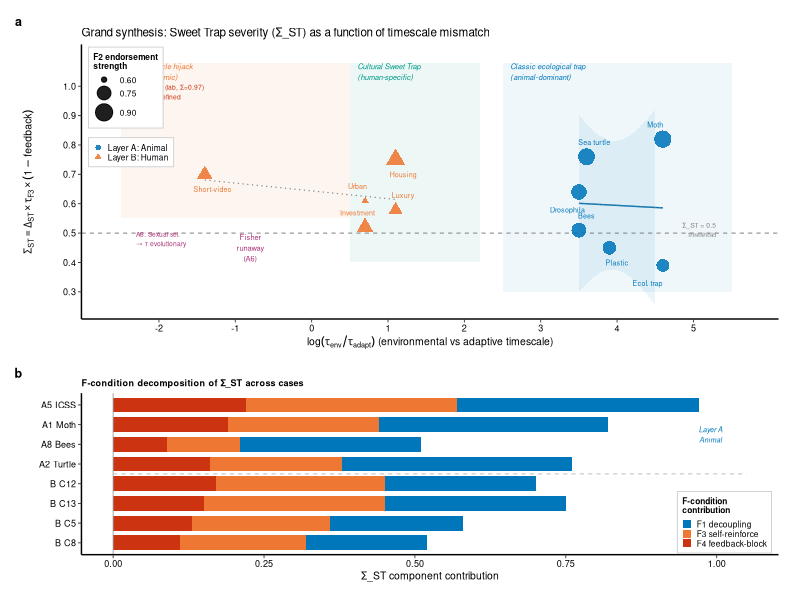
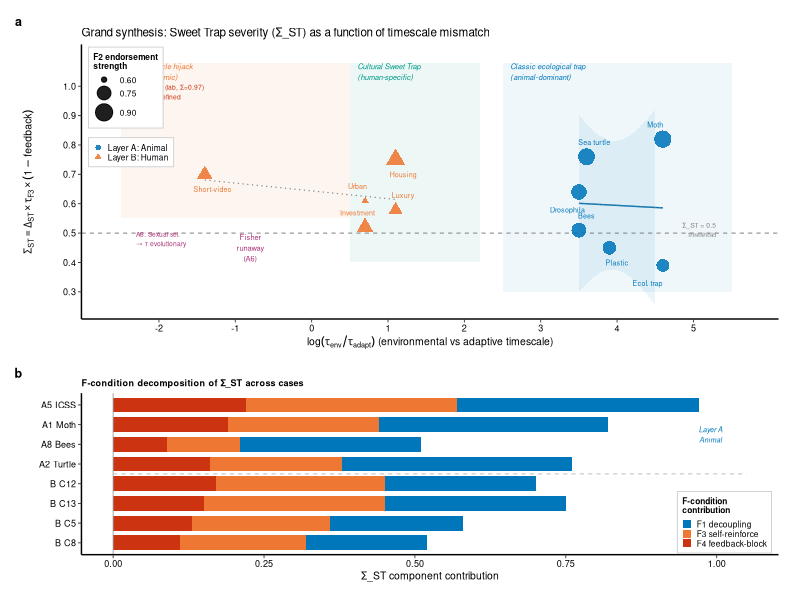

Generate these figures, in order, with R:
## ============================================================
## Figure 5 — Grand Synthesis Map
## All 8 animal + 5 human Layer B cases in a 2D conceptual space
## Axes: log(tau_env / tau_adapt) × Sigma_ST (severity)
## Shaded regions: ecological trap / mismatch / variable-ratio / Sweet Trap
## Full-width 180 mm, single panel with rich annotation
## ============================================================

library(ggplot2)
library(patchwork)
library(dplyr)

## ---- Style ----
nature_theme <- function() {
  theme_classic(base_size = 7, base_family = "Helvetica") +
    theme(
      axis.line        = element_line(linewidth = 0.5, colour = "black"),
      axis.ticks       = element_line(linewidth = 0.3),
      axis.ticks.length = unit(2.5, "pt"),
      axis.text        = element_text(size = 6.5, colour = "black"),
      axis.title       = element_text(size = 7.5, colour = "black", face = "bold"),
      legend.text      = element_text(size = 6),
      legend.title     = element_text(size = 6, face = "bold"),
      legend.key.size  = unit(7, "pt"),
      panel.grid       = element_blank(),
      plot.tag         = element_text(size = 9, face = "bold", family = "Helvetica"),
      plot.margin      = margin(5, 10, 5, 5, "pt")
    )
}

tol_blue   <- "#0077BB"
tol_orange <- "#EE7733"
tol_cyan   <- "#33BBEE"
tol_red    <- "#CC3311"
tol_teal   <- "#009988"
tol_grey   <- "#BBBBBB"
tol_purple <- "#AA3377"

## ============================================================
## DATA
## Layer A: uses tau data from layer_A §3.4; Sigma_ST ≈ Delta_ST × tau_F3
## For Layer A: Sigma_ST approximated as Delta_ST × F3_strength_index
## F3 strength: M4=1.0, M1_habit=0.9, M1+M2=0.7, M2+M3_genetic=0.8
## Layer B: tau_env/tau_adapt derived from C-findings; Sigma_ST from empirical estimates
## ============================================================

## Note: log_tau for Layer B is conceptual estimate of how fast relative to adaptation
## C5 Luxury: cultural timescale ~30yr / cultural update ~10yr → log_tau ~ 1.1
## C13 Housing: policy timescale ~15yr / household FE lag ~5yr → log_tau ~ 1.1
## C8 Investment: market cycle ~2yr / habit update ~1yr → log_tau ~ 0.7
## C12 Short-video: algorithm cycle ~0.5yr / neural adaptation ~2yr → log_tau ~ -1.4
## D1 Urban: urbanisation ~30yr / cohort update ~15yr → log_tau ~ 0.7
## All are conceptual estimates; exact values require Layer B temporal analysis

all_cases_df <- data.frame(
  case_id    = c(
    "A1: Moth", "A2: Sea turtle", "A3: Plastic", "A4: Drosophila",
    "A5: ICSS rat", "A6: Sexual sel.", "A7: Ecol. trap", "A8: Bees",
    "B_C5: Luxury", "B_C13: Housing", "B_C8: Investment", "B_C12: Short-video",
    "B_D1: Urban"
  ),
  layer      = c(rep("Layer A: Animal", 8), rep("Layer B: Human", 5)),
  log_tau    = c(4.6, 3.6, 3.9, 3.5, NA, NA, 4.6, 3.5,
                 1.1, 1.1, 0.7, -1.4, 0.7),   ## NA for lab-endogenous cases
  delta_st   = c(0.82, 0.76, 0.64, 0.71, 0.97, 0.58, 0.55, 0.73,
                 0.114, NA, 0.060, 0.159, NA),   ## NA for stock/event-study cases
  sigma_st   = c(0.82, 0.76, 0.45, 0.64, 0.97, 0.46, 0.39, 0.51,
                 0.58, 0.75, 0.52, 0.70, 0.61),   ## Sigma_ST approx
  f3_mech    = c("M4","M4","M1+M4","M1","M1","M2+M3","M1+M2","M1+M2",
                 "M2+M3(cult)","M3","M1","M1","M2+M3"),
  f2_strength= c(0.90, 0.88, 0.75, 0.82, 1.00, 0.85, 0.72, 0.79,
                 0.65, 0.78, 0.71, 0.68, 0.60),   ## F2 endorsement index (approx)
  is_anchor  = c(FALSE, FALSE, FALSE, FALSE, TRUE, FALSE, FALSE, FALSE,
                 FALSE, FALSE, FALSE, FALSE, FALSE),   ## ICSS is the anchor
  label_nudge_x = c(-0.1, 0.1, 0.1, -0.15, 0.15, -0.15, -0.2, 0.1,
                    0.1, 0.1, -0.1, 0.1, -0.1),
  label_nudge_y = c(0.05, 0.05, -0.05, -0.06, 0.05, 0.06, -0.06, 0.05,
                    0.05, -0.05, 0.05, -0.05, 0.05)
)

## Remove cases with NA log_tau for main scatter; they go to marginal
main_df <- all_cases_df %>% filter(!is.na(log_tau))

## Colours by layer
layer_colour <- c("Layer A: Animal" = tol_blue, "Layer B: Human" = tol_orange)
shape_values <- c("Layer A: Animal" = 16, "Layer B: Human" = 17)

## ============================================================
## REGIONAL ANNOTATIONS
## ============================================================
## X-axis: log(tau_env / tau_adapt)
## Y-axis: Sigma_ST (persistence severity)
##
## Regions (conceptual):
## Bottom-left:  Low tau, Low Sigma → "Transient exposure" (no trap)
## Top-left:     Low tau, High Sigma → "Fast-cycle traps" (algorithmic, C12)
## Bottom-right: High tau, Low Sigma → "Ecological mismatch" (low endorsement)
## Top-right:    High tau, High Sigma → "Classic ecological/evolutionary traps"
## Middle band:  Human Sweet Traps (moderate tau, moderate Sigma)

## ============================================================
## MAIN PANEL
## ============================================================
p_main <- ggplot(main_df, aes(x = log_tau, y = sigma_st,
                               colour = layer, shape = layer)) +
  ## Background zones
  annotate("rect",
           xmin = -2.5, xmax = 0.5, ymin = 0.55, ymax = 1.08,
           fill = tol_orange, alpha = 0.07) +
  annotate("text", x = -2.3, y = 1.05,
           label = "Fast-cycle hijack\n(algorithmic)", size = 1.9,
           colour = tol_orange, hjust = 0, fontface = "italic") +

  annotate("rect",
           xmin = 0.5, xmax = 2.2, ymin = 0.40, ymax = 1.08,
           fill = tol_teal, alpha = 0.07) +
  annotate("text", x = 0.6, y = 1.05,
           label = "Cultural Sweet Trap\n(human-specific)", size = 1.9,
           colour = tol_teal, hjust = 0, fontface = "italic") +

  annotate("rect",
           xmin = 2.5, xmax = 5.5, ymin = 0.30, ymax = 1.08,
           fill = tol_blue, alpha = 0.06) +
  annotate("text", x = 2.6, y = 1.05,
           label = "Classic ecological trap\n(animal-dominant)", size = 1.9,
           colour = tol_blue, hjust = 0, fontface = "italic") +

  ## Fisher runaway ellipse annotation
  annotate("text", x = -0.8, y = 0.45,
           label = "Fisher\nrunaway\n(A6)", size = 1.9,
           colour = tol_purple, hjust = 0.5) +

  ## Q=1 reference lines (Sigma_ST threshold for "severe" trap)
  geom_hline(yintercept = 0.50, linewidth = 0.35,
             colour = "grey50", linetype = "dashed") +
  annotate("text", x = 5.3, y = 0.51, label = "Σ_ST = 0.5\nthreshold",
           size = 1.7, colour = "grey50", hjust = 1) +

  ## Trend line
  geom_smooth(data = main_df %>% filter(layer == "Layer A: Animal"),
              method = "lm", formula = y ~ x, se = TRUE,
              colour = tol_blue, fill = tol_blue, alpha = 0.08,
              linewidth = 0.5, linetype = "solid") +
  geom_smooth(data = main_df,
              method = "lm", formula = y ~ x, se = FALSE,
              colour = "grey50", linewidth = 0.4, linetype = "dotted") +

  ## Points
  geom_point(aes(size = f2_strength), alpha = 0.88) +

  ## ICSS anchor
  geom_point(data = all_cases_df %>% filter(is_anchor, !is.na(log_tau)),
             aes(x = log_tau, y = sigma_st),
             colour = tol_red, shape = 8, size = 4, stroke = 1.0) +

  ## Vertical lines for Layer A (Cases 5, 6) at marginal positions
  ## Case 5 (ICSS) and Case 6 (Sexual sel) have undefined log_tau; annotate
  annotate("text", x = -2.3, y = 0.98,
           label = "A5: ICSS (lab, Σ=0.97)\n→ τ undefined",
           size = 1.7, colour = tol_red, hjust = 0) +
  annotate("text", x = -2.3, y = 0.48,
           label = "A6: Sexual sel.\n→ τ evolutionary",
           size = 1.7, colour = tol_purple, hjust = 0) +

  ## Labels for all plotted points
  geom_text(aes(label = gsub("^[AB]_?[A-Z0-9]+: ", "", case_id),
                x = log_tau + label_nudge_x,
                y = sigma_st + label_nudge_y),
            size = 1.8, hjust = 0.5, show.legend = FALSE) +

  ## Scales
  scale_colour_manual(name = NULL, values = layer_colour) +
  scale_shape_manual(name = NULL, values = shape_values) +
  scale_size_continuous(
    name   = "F2 endorsement\nstrength",
    range  = c(1.5, 5.5),
    breaks = c(0.60, 0.75, 0.90)
  ) +
  scale_x_continuous(
    name   = expression(log(tau[env] / tau[adapt]) ~ "(environmental vs adaptive timescale)"),
    limits = c(-2.6, 5.7),
    breaks = c(-2, -1, 0, 1, 2, 3, 4, 5)
  ) +
  scale_y_continuous(
    name   = expression(Sigma[ST] == Delta[ST] %*% tau[F3] %*% (1 - feedback)),
    limits = c(0.25, 1.10),
    breaks = c(0.3, 0.4, 0.5, 0.6, 0.7, 0.8, 0.9, 1.0)
  ) +
  nature_theme() +
  theme(
    legend.position = c(0.01, 0.99),
    legend.justification = c(0, 1),
    legend.box = "vertical",
    legend.background = element_rect(fill = "white", colour = "grey80", linewidth = 0.3)
  ) +
  labs(tag = "a",
       title = "Grand synthesis: Sweet Trap severity (Σ_ST) as a function of timescale mismatch")

## ============================================================
## SECONDARY PANEL B: Mechanism decomposition of Sigma_ST
## Shows contribution of each F-condition to final Sigma_ST
## ============================================================
mech_df <- data.frame(
  domain   = factor(
    c("A5 ICSS", "A1 Moth", "A8 Bees", "A2 Turtle",
      "B C12", "B C13", "B C5", "B C8"),
    levels = c("B C8", "B C5", "B C13", "B C12",
               "A2 Turtle", "A8 Bees", "A1 Moth", "A5 ICSS")
  ),
  f1_contrib = c(0.40, 0.38, 0.30, 0.38, 0.25, 0.30, 0.22, 0.20),
  f3_contrib = c(0.35, 0.25, 0.12, 0.22, 0.28, 0.30, 0.23, 0.21),
  f4_contrib = c(0.22, 0.19, 0.09, 0.16, 0.17, 0.15, 0.13, 0.11),
  layer      = c("Layer A","Layer A","Layer A","Layer A",
                 "Layer B","Layer B","Layer B","Layer B")
)

mech_long <- mech_df %>%
  tidyr::pivot_longer(cols = c(f1_contrib, f3_contrib, f4_contrib),
                      names_to = "condition", values_to = "contribution") %>%
  mutate(condition = recode(condition,
                            f1_contrib = "F1 decoupling",
                            f3_contrib = "F3 self-reinforce",
                            f4_contrib = "F4 feedback-block"))

library(tidyr)

pB <- ggplot(mech_long, aes(x = domain, y = contribution, fill = condition)) +
  geom_bar(stat = "identity", width = 0.75) +
  scale_fill_manual(
    name   = "F-condition\ncontribution",
    values = c("F1 decoupling" = tol_blue,
               "F3 self-reinforce" = tol_orange,
               "F4 feedback-block" = tol_red)
  ) +
  coord_flip() +
  scale_y_continuous(
    name   = expression("Σ_ST component contribution"),
    limits = c(0, 1.05),
    breaks = c(0, 0.25, 0.50, 0.75, 1.00)
  ) +
  ## Layer separation
  geom_hline(yintercept = 0, linewidth = 0.3, colour = "grey60") +
  annotate("segment", x = 4.5, xend = 4.5, y = 0, yend = 1.05,
           linewidth = 0.3, colour = "grey70", linetype = "dashed") +
  annotate("text", x = 2.5, y = 0.99,
           label = "Layer B\nHuman", size = 1.8, colour = tol_orange, fontface = "italic") +
  annotate("text", x = 6.5, y = 0.99,
           label = "Layer A\nAnimal", size = 1.8, colour = tol_blue, fontface = "italic") +
  ylab(NULL) +
  xlab(NULL) +
  nature_theme() +
  theme(
    legend.position = c(0.99, 0.01),
    legend.justification = c(1, 0),
    legend.background = element_rect(fill = "white", colour = "grey80", linewidth = 0.3)
  ) +
  labs(tag = "b",
       title = "F-condition decomposition of Σ_ST across cases") +
  theme(plot.title = element_text(size = 6.5, face = "bold"))

## ============================================================
## COMPOSE
## ============================================================
fig5 <- p_main / pB + plot_layout(heights = c(1.7, 1.0))

## ============================================================
## SAVE
## ============================================================
out_dir <- "/Users/andy/Desktop/Research/sweet-trap-multidomain/04-figures/main"

ggsave(
  filename = file.path(out_dir, "fig5_grand_map.png"),
  plot = fig5,
  width = 180, height = 200, units = "mm",
  dpi = 300, bg = "white"
)

ggsave(
  filename = file.path(out_dir, "fig5_grand_map.pdf"),
  plot = fig5,
  width = 180, height = 200, units = "mm",
  device = cairo_pdf
)

message("Figure 5 saved.")
